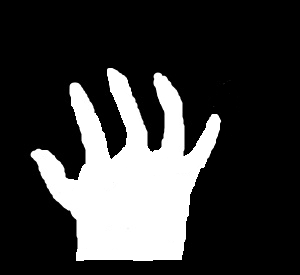
#> input picture examples/cv40examples-main/code/8手势识别/hand.bmp, 300 x 275 px
$ python '例8.3.py'
#> lines starting #> are read from the running program, lines starting #| are printed output that depends on the picture; after the words box and inside, x2 and y2 are one past the last pixel; in counts of white or black regions, pixels touching at a corner belong together
# -*- coding: utf-8 -*-
"""
Created on Sat Jul  3 14:34:36 2021

@author: 李立宗  lilizong@gmail.com
微信公众号：计算机视觉之光（微信号cvlight）
计算机视觉核心案例实战——从入门到深度学习（python+OpenCV）(待定名称)
李立宗 著     电子工业出版社
"""

import cv2
#----------------原图--------------------------
img = cv2.imread('hand.bmp')
#> img is the input picture: shape (275, 300, 3); min 0, max 255, mean 58.6
cv2.imshow('original',img)
#----------------构造轮廓--------------------------
gray = cv2.cvtColor(img,cv2.COLOR_BGR2GRAY)
ret, binary = cv2.threshold(gray, 127, 255,0)
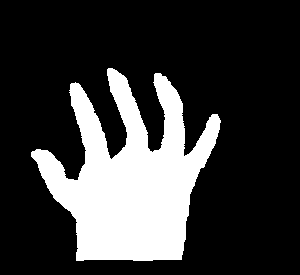
#> binary: shape (275, 300); 23% white; 1 white region
contours, hierarchy = cv2.findContours(binary,
                                             cv2.RETR_TREE,

            cv2.CHAIN_APPROX_SIMPLE)
#> contours = 1 contour; box (x1, y1, x2, y2) and area: (31, 68, 221, 261) 18468
#----------------凸包--------------------------
cnt = contours[0]
#> cnt = contour of 490 points, box (x1, y1, x2, y2) (31, 68, 221, 261), area 18468
hull = cv2.convexHull(cnt,returnPoints = False)
#> hull = [489, 389, 385, 311, 305, 304, 302, 294, 240, 238, 233, 185, 184, 103, 102, 0]
defects = cv2.convexityDefects(cnt,hull)
#> defects = [[0, 102, 51, 21878], [103, 184, 150, 13876], [185, 233, 220, 4168], [233, 238, 235, 256], [238, 240, 239, 247], [240, 294, 255, 2715], [294, 302, 295, 281], [302, 304, 303, 217], [305, 311, 306, 114], [311, 385, 342, 13666], [385, 389, 386, 395], [389, 489, 435, 20327]]
print("defects=\n",defects)
#| defects=
#|  [[[    0   102    51 21878]]
#|  [[  103   184   150 13876]]
#|  [[  185   233   220  4168]]
#|  [[  233   238   235   256]]
#|  [[  238   240   239   247]]
#|  [[  240   294   255  2715]]
#|  [[  294   302   295   281]]
#|  [[  302   304   303   217]]
#|  [[  305   311   306   114]]
#|  [[  311   385   342 13666]]
#|  [[  385   389   386   395]]
#> (further printed lines are left out)
#----------------构造凸缺陷--------------------------
for i in range(defects.shape[0]):
    s,e,f,d = defects[i,0]
    start = tuple(cnt[s][0])
    end = tuple(cnt[e][0])
    far = tuple(cnt[f][0])
    cv2.line(img,start,end,[0,0,255],2)
    cv2.circle(img,far,5,[255,0,0],-1)
#> this loop made 12 passes
#> (s, e, f, d, start, end, far) on passes 1 to 12: (0, 102, 51, 21878, (108, 68), (71, 83), (111, 159)), (103, 184, 150, 13876, (70, 84), (31, 152), (78, 179)), (185, 233, 220, 4168, (31, 156), (76, 260), (76, 219)), (233, 238, 235, 256, (76, 260), (152, 260), (84, 259)), (238, 240, 239, 247, (152, 260), (181, 259), (153, 259)), (240, 294, 255, 2715, (181, 259), (215, 143), (189, 194)), (294, 302, 295, 281, (215, 143), (219, 129), (215, 139)), (302, 304, 303, 217, (219, 129), (220, 122), (219, 123)), (305, 311, 306, 114, (220, 120), (217, 114), (219, 119)), (311, 385, 342, 13666, (217, 114), (165, 76), (184, 156)), (385, 389, 386, 395, (165, 76), (160, 73), (162, 76)), (389, 489, 435, 20327, (160, 73), (112, 68), (152, 152))
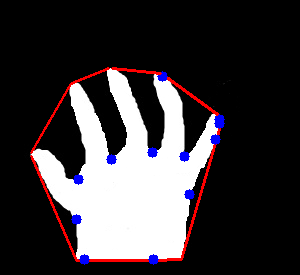
#> img: shape (275, 300, 3); 3.01% of pixels changed, all inside (x1, y1, x2, y2) = (30, 67, 225, 265)
#----------------显示结果，释放图像--------------------------
cv2.imshow('result',img)
cv2.waitKey(0)
cv2.destroyAllWindows()

$ run again, with examples/cv40examples-main/code/8手势识别/o1.jpg saved as examples/cv40examples-main/code/8手势识别/hand.bmp
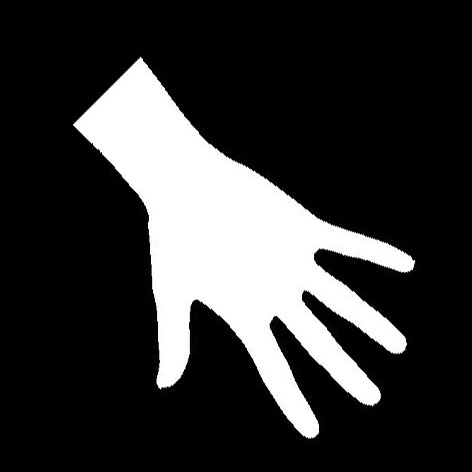
#> input picture examples/cv40examples-main/code/8手势识别/o1.jpg, 472 x 472 px
#> img is the input picture: shape (472, 472, 3); min 0, max 255, mean 53.3
#> `ret, binary = cv2.threshold(gray, 127, 255,0)`:
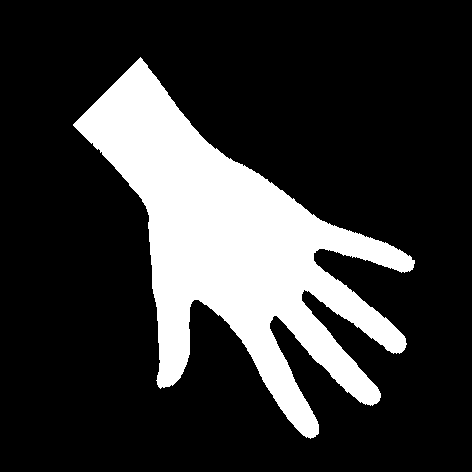
#> binary: shape (472, 472); 20.9% white; 1 white region
#> contours = 1 contour; box (x1, y1, x2, y2) and area: (73, 57, 415, 439) 45756
#> cnt = contour of 708 points, box (x1, y1, x2, y2) (73, 57, 415, 439), area 45756
#> hull = 17 values, max 548 at index 0, min 0 at index 16, mean 241.4
#> defects = [[548, 0, 673, 7586], [2, 68, 32, 11399], [68, 70, 69, 114], [71, 182, 106, 24695], [182, 186, 183, 310], [186, 188, 187, 162], [188, 190, 189, 114], [190, 332, 282, 32239], [333, 422, 364, 29878], [422, 424, 423, 162], [424, 543, 460, 25982], [544, 548, 545, 362]]
#| defects=
#|  [[[  548     0   673  7586]]
#|  [[    2    68    32 11399]]
#|  [[   68    70    69   114]]
#|  [[   71   182   106 24695]]
#|  [[  182   186   183   310]]
#> (further printed lines are left out)
#> the loop `for i in range(defects.shape[0]):` made 12 passes
#> (s, e, f, d, start, end, far) on passes 1 to 7: (548, 0, 673, 7586, (409, 255), (140, 57), (215, 149)), (2, 68, 32, 11399, (73, 125), (157, 384), (149, 215)), (68, 70, 69, 114, (157, 384), (158, 386), (158, 385)), (71, 182, 106, 24695, (160, 388), (306, 437), (198, 299)), (182, 186, 183, 310, (306, 437), (310, 438), (307, 436)), (186, 188, 187, 162, (310, 438), (313, 437), (311, 437)), (188, 190, 189, 114, (313, 437), (315, 436), (314, 436))
#> after the loop `for i in range(defects.shape[0]):`:
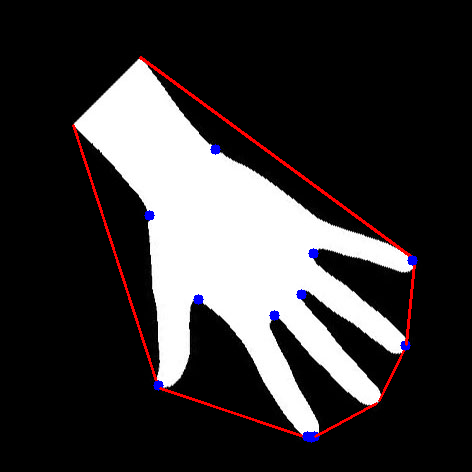
#> img: shape (472, 472, 3); 1.65% of pixels changed, all inside (x1, y1, x2, y2) = (72, 56, 418, 443)

$ run again, with examples/cv40examples-main/code/8手势识别/o2.jpg saved as examples/cv40examples-main/code/8手势识别/hand.bmp
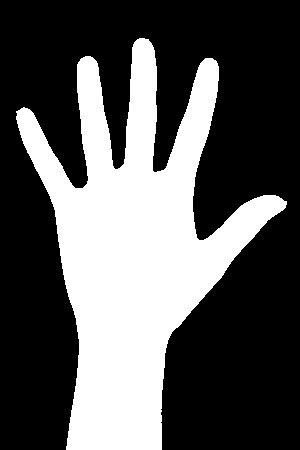
#> input picture examples/cv40examples-main/code/8手势识别/o2.jpg, 300 x 450 px
#> img is the input picture: shape (450, 300, 3); min 0, max 255, mean 87.9
#> binary: shape (450, 300); 34.5% white; 1 white region
#> contours = 1 contour; box (x1, y1, x2, y2) and area: (16, 38, 287, 450) 45658
#> cnt = contour of 625 points, box (x1, y1, x2, y2) (16, 38, 287, 450), area 45658
#> hull = [624, 622, 519, 517, 516, 413, 412, 410, 332, 331, 183, 178, 72, 68, 0]
#> defects = [[0, 68, 27, 30034], [68, 72, 69, 114], [72, 178, 103, 25954], [178, 183, 180, 256], [183, 331, 298, 7555], [332, 410, 363, 11380], [410, 412, 411, 162], [413, 516, 451, 24729], [517, 519, 518, 142], [519, 622, 596, 32203], [622, 624, 623, 186]]
#| defects=
#|  [[[    0    68    27 30034]]
#|  [[   68    72    69   114]]
#|  [[   72   178   103 25954]]
#|  [[  178   183   180   256]]
#|  [[  183   331   298  7555]]
#> (further printed lines are left out)
#> the loop `for i in range(defects.shape[0]):` made 11 passes
#> (s, e, f, d, start, end, far) on passes 1 to 7: (0, 68, 27, 30034, (139, 38), (85, 56), (117, 169)), (68, 72, 69, 114, (85, 56), (81, 58), (84, 57)), (72, 178, 103, 25954, (81, 58), (16, 111), (82, 188)), (178, 183, 180, 256, (16, 111), (16, 119), (17, 113)), (183, 331, 298, 7555, (16, 119), (66, 449), (76, 318)), (332, 410, 363, 11380, (161, 449), (285, 207), (171, 332)), (410, 412, 411, 162, (285, 207), (286, 204), (285, 205))
#> after the loop `for i in range(defects.shape[0]):`:
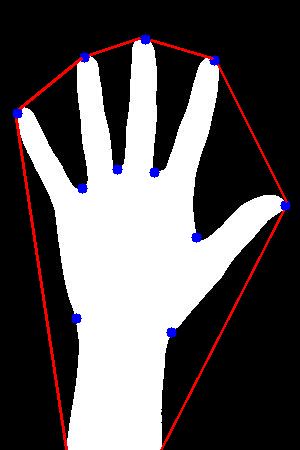
#> img: shape (450, 300, 3); 2.57% of pixels changed, all inside (x1, y1, x2, y2) = (12, 34, 291, 450)
